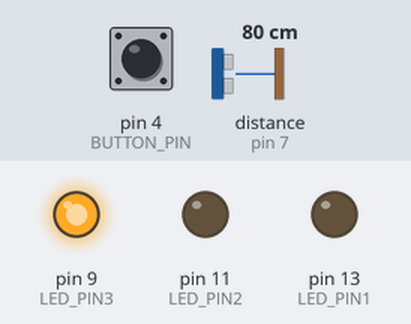
The sketch below on a simulated Arduino Uno, built with avr-gcc and run on an emulated ATmega328P. Shown: output pins drawn as LEDs (lit = HIGH). Wiring (inferred from the names in the program): ultrasonic range finder: trigger pin 7; echo pin 7. The inputs (shaded band) are chosen by the test bench; at power-on: distance to the obstacle (sensor on pin 7) 80 cm, pin 4 (BUTTON_PIN) HIGH. The echo pulse lasts 58.3 µs per cm.

Above: at 1.2 s.
1.3 s: distance to the obstacle (sensor on pin 7) set to 2 cm
At 1.9 s:
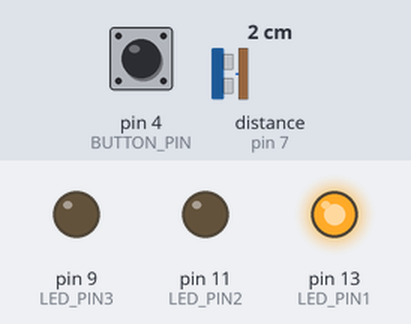
2.8 s: pin 4 (BUTTON_PIN) pulled LOW for 0.15 s
At 3.6 s:
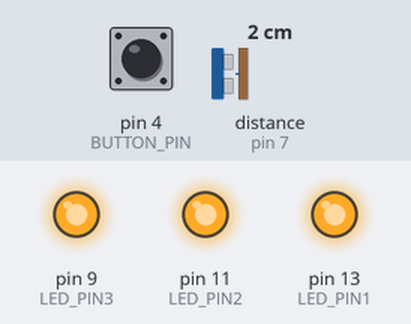
4.4 s: pin 4 (BUTTON_PIN) pulled LOW for 1 s
At 4.8 s:
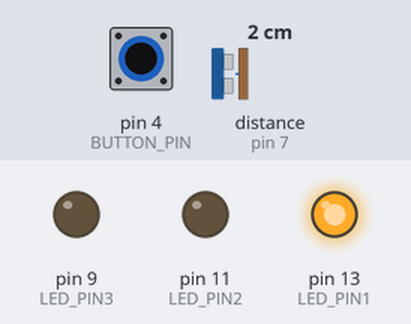
6.9 s: pin 4 (BUTTON_PIN) pulled LOW for 3.2 s
At 7.5 s:
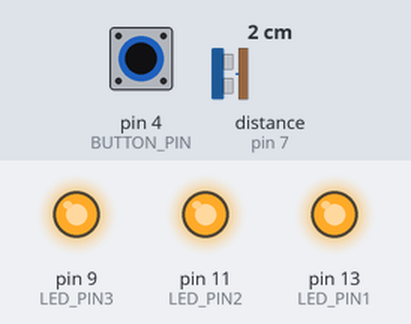
Timing chart, 0 to 9.9 s (numbered marks = the images above; inputs shaded):
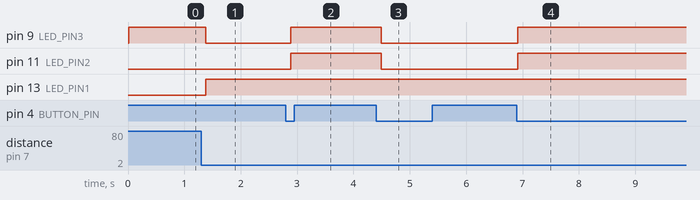

Measured:
- after the input at 1.3 s, pin 9 (LED_PIN3): HIGH → LOW after 0.08 s; pin 13 (LED_PIN1): LOW → HIGH after 0.08 s
- after the input at 2.8 s, pin 9 (LED_PIN3), pin 11 (LED_PIN2): LOW → HIGH after 0.09 s
- after the input at 4.4 s, pin 9 (LED_PIN3), pin 11 (LED_PIN2): HIGH → LOW after 0.09 s
- after the input at 6.9 s, pin 9 (LED_PIN3), pin 11 (LED_PIN2): LOW → HIGH at once

The sketch:

eindopdracht.ino
```cpp
#include "game.h"

#define SONIC_READ_PIN  7
#define LED_PIN1  13
#define LED_PIN2  11
#define LED_PIN3   9
#define BUTTON_PIN  4

bool sameButtonPress;

//Dit is het begin van het arduino programma -- vergelijkbaar met de app_main methode in esp-idf
//Hier wordt de Serial begin methode aangeroepen en gezet op een baud rate van 115200.
//Vervolgens worden de LED pinnnen geconfigureerd op output. En de button pin op input.
//Daarna begint het spel.
void setup() {
  Serial.begin(115200);

  pinMode(LED_PIN1, OUTPUT);
  pinMode(LED_PIN2, OUTPUT);
  pinMode(LED_PIN3, OUTPUT);
  pinMode(BUTTON_PIN, INPUT);

  //De startgame methode wordt aangeroepen, deze komt uit game.h.
  startGame();
  //Er volgt een kleine delay om de timer wat tijd te geven.
  delay(5);
  //En deze wordt vervolgens gereset om het eerlijk te houden voor de gebruiker.
  resetTimer();
}

//Dit is de loop methode voor het arduino programma -- vergelijkbaar met een while(true) loop die altijd aan staat.
//In de loop wordt gekeken of het spel is afgelopen, als dat niet zo is wordt er verder gecheckt op input van de gebruiker.
//Ook word hier de button en de ultrasoon sensor uitgelezen.
void loop() {

  //Check of de game is afgelopen, zo niet, check de game loop.
  if(!isGameCompleted()) {
    //De game loop is de main logica van het spel, deze methode is te vinden in game.h
    gameLoop();

    //Als de gameloop bepaalt dat er een ronde is afgelopen.
    if(isRoundCompleted()) {
        //Laad de leds dan blinken om de gebruiker te laten weten dat een deel van de code is geraden.
        blinkLedsOnComplete();
        //Roep de continue game methode in game.h aan om verder te gaan met het spel.
        continueGame();
    }

    //maakt hier twee long waarden aan om de ultrasoon sensor uit te lezen, en vervolgens om te zetten naar cm afstand.
    long duration, cm;

    //Dit is de logica van de ultrasoon sensor. Deze wordt eerst op output gezet om een signaal te sturen.
    //Daarna weer op input om zijn eigen signaal uit te lezen.
    pinMode(SONIC_READ_PIN, OUTPUT);
    digitalWrite(SONIC_READ_PIN, LOW);
    delayMicroseconds(2);
    digitalWrite(SONIC_READ_PIN, HIGH);
    delayMicroseconds(5);
    digitalWrite(SONIC_READ_PIN, LOW);
    pinMode(SONIC_READ_PIN, INPUT);

    //De tijd die tussen de pulsen zit wordt uitgelezen.
    duration = pulseIn(SONIC_READ_PIN, HIGH);
    //Deze tijd wordt hier omgezet naar een afstand in cm. Deze methode is te vinden in UltrasonicHandler.h
    cm = microsecondsToCentimeters(duration);

    //Hierna wordt gekeken of de gebruiker de afstand juist inschat. Deze methode is te vindein in game.h
    checkIfUserIsHoldingStill(cm);
    //De leds gaan aan om de gebruiker te laten zien of hij goed zit, of dat hij nog iets ver of te dichtbij de ultrasoon sensor is.
    //Deze methode is hieronder te vinden.
    turnOnLedsToGuessCode(cm, getCurrentNumber());

  }
  //Als het spel is afgelopen, laat dan met behulp van de leds zien hoe goed de score was.
  else {
    //Laat de leds branden, deze methode is hieronder te vinden.
    showCompletedLeds(getScore());
  }

  //Delay 100ms om de ultrasoon sensor wat tijd te geven.
  delay(100);

  //Check voor button input, deze methode is hieronder te vinden.
  getButton();
}

//Deze methode checkt of de button is ingedrukt.
void getButton() {
  //Leest de waarde uit van de button pin.
  int value = digitalRead(BUTTON_PIN);
  //Als deze waarde LOW is, dan is de button ingedrukt.
  if(value == LOW)
  {
    //Check of de button al eens eerder was ingedrukt door de gebruiker, anders wordt deze if vaak aangeroepen terwijl de gebruiker maar 1x bedoelde.
    if(!sameButtonPress) {
      //Deze methode regelt wat er gebeurt als de knop is ingedrukt, de methode is hieronder te vinden.
      onButtonPressed();
      //Zet deze waarde op true, zodat er maar 1x per button klik in deze methode wordt gedoken.
      sameButtonPress = true;
    }
  }
  //Als de waarde HIGH is, dan is de button niet ingedrukt
  if(value == HIGH) {
    //Als same button press een keer is aangeroepen, zet deze dan op false zodat volgende keer weer gecheckt kan worden of de knop is ingedrukt.
    if(sameButtonPress) {
      sameButtonPress = false;
    }
  }
}

//Deze methode wordt gebruikt voor de logica van onButtonPressed.
void onButtonPressed() {
  //Als de game is afgelopen, start de game dan opnieuw, de startGame methode is te vinden in game.h
  if(isGameCompleted()) {
    startGame();
  }
  //Anders wordt het spel gestopt, de stopGame methode is te vinden in game.h
  else {
    stopGame();
  }
}

//Deze methode laat de ledjes branden om aan de gebruiker te laten zien of hij dichtbij is om een cijfer van de code te kraken.
//Deze methode vraagt de afstand in cm en het huidige nummer dat gevonden moet worden.
void turnOnLedsToGuessCode(long cm, int currentNumber) {
  //Als de ronde al afgerond is, dan doet deze methode even niets.
  if(!isRoundCompleted()) {
      //Als de gebruiker dezelfde afstand heeft gevonden als het nummer van de code, laat dan alle ledjes branden.
      if(cm == currentNumber) {
        digitalWrite(LED_PIN1, HIGH);
        digitalWrite(LED_PIN2, HIGH);
        digitalWrite(LED_PIN3, HIGH);
        return;
      }
      //Als de gebruiker dichtberbij de ultrasoon sensor zit dan het nummer van de code.
      //Laat het eerste led dan branden.
      else if(cm < currentNumber) {
        digitalWrite(LED_PIN1, HIGH);
        digitalWrite(LED_PIN2, LOW);
        digitalWrite(LED_PIN3, LOW);
      }
      //Als de gebruiker verder van de ultrasoon sensor zit dan het nummer van de code.
      //Laat het derde led dan branden.
      else if(cm > currentNumber) {
        digitalWrite(LED_PIN3, HIGH);
        digitalWrite(LED_PIN1, LOW);
        digitalWrite(LED_PIN2, LOW);
      }
  }
}

//Deze methode wordt aangeroepen om de gebruiker te laten weten dat de ronde is afgelopen.
//De leds gaan drie x aan en uit.
void blinkLedsOnComplete() {
    for(int i = 0; i < 3; i++) {
      digitalWrite(LED_PIN1, HIGH);
      digitalWrite(LED_PIN2, HIGH);
      digitalWrite(LED_PIN3, HIGH);
      delay(500);
      digitalWrite(LED_PIN1, LOW);
      digitalWrite(LED_PIN2, LOW);
      digitalWrite(LED_PIN3, LOW);
      delay(500);
    }
}

//Deze methode wordt gebruikt om de score van de gebruiker weer te geven.
void showCompletedLeds(int score) {
  //Als de gebruiker het spel heeft afgerond tussen de 1 and 10 seconds.
  if(score == 1) {
    digitalWrite(LED_PIN1, HIGH);
    digitalWrite(LED_PIN2, HIGH);
    digitalWrite(LED_PIN3, HIGH);
  }
  //Als de gebruiker het spel heeft afgerond tussen de 10 and 20 seconds.
  else if(score == 2) {
    digitalWrite(LED_PIN1, HIGH);
    digitalWrite(LED_PIN2, LOW);
    digitalWrite(LED_PIN3, HIGH);
  }
  //Als de gebruiker het spel heeft afgerond tussen de 20 and 30 seconds.
  else if(score == 3) {
    digitalWrite(LED_PIN1, LOW);
    digitalWrite(LED_PIN2, HIGH);
    digitalWrite(LED_PIN3, LOW);
  }
  else {
    //Als de gebruiker het spel heeft afgerond na 30 seconds.
    digitalWrite(LED_PIN1, LOW);
    digitalWrite(LED_PIN1, LOW);
    digitalWrite(LED_PIN1, LOW);
  }
}
```

UltrasonicHandler.c
```cpp
#include "UltrasonicHandler.h"
#include <stdlib.h>
#include <Arduino.h>

//Deze methode zet de tijd in microseconde om naar cm.
//De afstand in cm wordt dan teruggegeven.
long microsecondsToCentimeters(long microseconds) {
  return microseconds / 29 / 2;
}
```

UltrasonicHandler.h
```cpp
#ifdef __cplusplus
extern "C" {
#endif

//De ifdef __cplusplus die om deze header file heen staat is om een error tijdens het builden te voorkomen.

long microsecondsToCentimeters(long microseconds);

#ifdef __cplusplus
}
#endif
```

game.c
```cpp
#include "game.h"

#define HOLD_STILL_TIME   3000
#define LENGTH_OF_CODE    3

int num[3] = {0,0,0};
unsigned long startTime;
int currentNumber;
bool gameCompleted;
uint32_t holdStillTimer;
bool roundCompleted;
double diff = 0.0;
int score;

//Deze methode wordt gebruikt om het spel te starten.
void startGame() {
  //Reset de starttimer, zodat achteraf de score kan worden berekend.
  startTime = millis();

  //Stel de code in, bij deze nog hardcoded maar kan in de toekomst nog random gemaakt worden.
  num[0] = 4;
  num[1] = 12;
  num[2] = 5;

  //Stel huidige nummer (van de array) in.
  currentNumber = 0;
  gameCompleted = false;

  //Reset de timer -- deze methode is hieronder te vinden.
  resetTimer();
}

//Deze methode reset de hold still timer als de gebruiker niet de juiste afstand van de ultrasoon sensor heeft gevonden.
void resetTimer() {
  holdStillTimer = millis();
}

//Deze methode wordt aangeroepen in de loop methode in de eindopdracht.ino file.
//Deze methode dhect of de gebruiker zicht voor 3 seconde heeft weten still te houden.
void gameLoop() {
  if(!gameCompleted) {
    //Check of holdstillTimer wel is geinitialiseerd.
    if (holdStillTimer != 0) {
       //Als dat wel zo is, check dan of de gebruiker 3 seconden de juiste afstand heeft gehouden.
       //Als dat zo is, dan is de ronde voorbij.
       if ((millis() - holdStillTimer) > HOLD_STILL_TIME ) {
          roundCompleted = true;
       }
    }
  }
}

//Deze methode wordt gebruikt om te checken of het spel nog verder gaat.
void continueGame() {
  //Het huidige nummer van de code wordt verhoogd.
  currentNumber++;

  //Als dit groter of gelijk is dan de lengte van de array, dan wordt het spel gestopt.
  if(currentNumber >= LENGTH_OF_CODE) {
    stopGame();
  }
  //Als dat niet zo is, dan gaat het spel verder.
  else {
    roundCompleted = false;
  }
}

//Deze methode stop het spel.
void stopGame() {
    gameCompleted = true;

    //De huidige tijd in millis wordt opgevraagd.
    unsigned long currentTime = millis();
    //De start tijd wordt van de huidige tijd afgehaalt, hier komt dan de tijd uit die is gepaseerd om het spel te halen.
    unsigned long elapsedTime = currentTime - startTime;

    //De score wordt berekend aan he hand van de gepaseerde tijd.
    score = calculateScore(elapsedTime);
}

//De methode berekend de score aan de hand van de gepaseerde tijd.
int calculateScore(unsigned long elapsedTime) {
    //Between 1 and 10 seconds.
    if(elapsedTime <= 10000) {
      return 1;
    }
    //Between 10 and 20 seconds.
    else if(elapsedTime <= 20000) {
      return 2;
    }
    //Between 20 and 30 seconds.
    else if(elapsedTime <= 30000) {
      return 3;
    }
    return 4;
}

//Deze methode checkt of de gebruiker de juiste afstand heeft tussen de ultrasoon sensor.
void checkIfUserIsHoldingStill(int cm) {
  if(!roundCompleted) {
      if(cm == num[currentNumber]) {
        return;
      }
      resetTimer();
  }
}


//Hieronder staan de getters van de c file, zodat er in eindopdracht.ino gebruik van kan worden gemaakt.
int getCurrentNumber() {
  return num[currentNumber];
}

bool isRoundCompleted() {
  return roundCompleted;
}

bool isGameCompleted() {
  return gameCompleted;
}

int getScore() {
  return score;
}
```

game.h
```cpp
#ifdef __cplusplus
extern "C" {
#endif

//De ifdef __cplusplus die om deze header file heen staat is om een error tijdens het builden te voorkomen.

#include "Arduino.h"
#include "time.h"
#include "UltrasonicHandler.h"

void startGame();
void resetTimer();
void gameLoop();
void continueGame();
void stopGame();
int calculateScore(unsigned long elapsedTime);
void checkIfUserIsHoldingStill(int cm);
int getCurrentNumber();
bool isRoundCompleted();
bool isGameCompleted();
int getScore();

#ifdef __cplusplus
}
#endif
```
